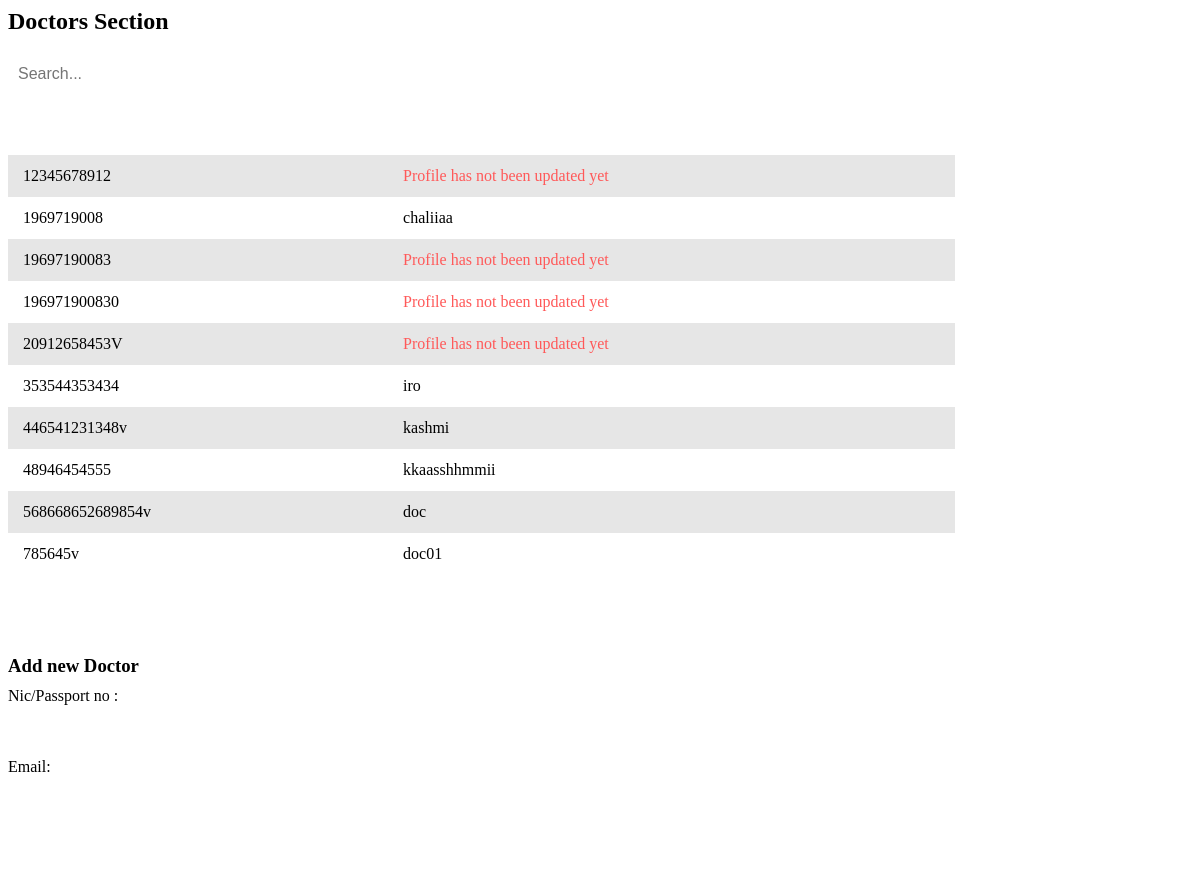
The page /admin/doctor.php on the database its author committed.
### tables this page shows
CREATE TABLE IF NOT EXISTS `registered_doctor` (
  `id_num` varchar(50) NOT NULL,
  `name` varchar(50) DEFAULT NULL,
  `email` varchar(50) DEFAULT NULL,
  `mobile` varchar(50) DEFAULT NULL,
  `password` varchar(200) DEFAULT NULL,
  `verification_code` varchar(50) DEFAULT NULL,
  `register_date` datetime DEFAULT NULL,
  `status` int DEFAULT '1',
  `age` int DEFAULT NULL,
  `address` text,
  `image` varchar(100) DEFAULT NULL,
  PRIMARY KEY (`id_num`) USING BTREE,
  KEY `FK_registered_doctor_ststus_type` (`status`),
  CONSTRAINT `FK_registered_doctor_ststus_type` FOREIGN KEY (`status`) REFERENCES `status_type` (`id`)
);

### connection.php (called while the page is built, shortened)
<?php
class Database
{
    public static $connection;
    public static function SetUpConnection()
    {
        if (!isset(Database::$connection)) {
            Database::$connection = new mysqli("localhost", "root", "Chalithac*#3031", "healthcare", "3306");
        }
    }
    public static function search($q)
    {
        return Database::$connection->query($q);
    }
}

### admin/doctor.php (the view, shortened to what this page needs)
<head>
</head>
<?php
require_once "../connection.php";
$docResultSet = Database::search("SELECT  `id_num` , `name` FROM `registered_doctor`");
$docResult = $docResultSet->fetch_all(MYSQLI_ASSOC);
?>
<h2 class="content-title">Doctors Section</h2>
<input type="text" id="searchBar" placeholder="Search..." onkeyup="filterTable()">
<table id="dataTable">
    <thead>
        <tr>
            <th>ID</th>
            <th>Name</th>
        </tr>
    </thead>
    <tbody>
        <?php
        foreach ($docResult as $key => $value) {
        ?>
            <tr onclick="window.location.href='employee-profile.php?id_num=<?php echo $value['id_num'] ?>&tname=registered_doctor'">
                <?php
                if ($value['name'] != 'none') {
                ?>
                    <td><?php echo $value['id_num'] ?></td>
                    <?php
                    if (empty($value['name'])) {
                    ?>
                        <td style="color: #ff5959;">Profile has not been updated yet</td>
                    <?php
                    } else {
                    ?>
                        <td><?php echo $value["name"] ?></td>
                    <?php
                    }
                    ?>
            </tr>
    <?php
                }
            }
    ?>
    </tbody>
</table>
<div class="email-form-container">
    <h3>Add new Doctor</h3>
    <div class="emailForm" id="emailForm">
        <div class="form-group">
            <label for="nic">Nic/Passport no :</label>
            <input type="text" id="nic" name="nic" required>
        </div>
        <div class="form-group">
            <label for="email">Email:</label>
            <input type="email" id="email" name="email" required>
        </div>
        <button onclick="sendemail()" type="submit">Send</button>
    </div>
</div>

### admin/doctor.php (style rules this page uses)
#searchBar { width: 30%; min-width: 200px; padding: 10px; margin-bottom: 20px; border: 1px solid var(--medium-gray); border-radius: 5px; font-size: 16px; outline: none; }
table { width: 80%; border-collapse: collapse; }
th, td { padding: 12px 15px; border: 1px solid var(--medium-gray); text-align: left; }
th { background-color: var(--base-color); color: white; }
#dataTable { max-height: 500px; overflow-y: auto; }
tbody tr { cursor: pointer; }
tbody tr:nth-child(even) { background-color: #e6e6e6; }
.email-form-container { margin-top: 80px; max-width: 500px; }
.email-form-container h3 { color: var(--base-color); margin-bottom: 10px; }
.emailForm { display: flex; flex-direction: column; gap: 15px; }
.emailForm label { margin-bottom: 5px; color: var(--dark-gray); }
.emailForm input, .emailForm textarea { width: 100%; padding: 10px; border: 1px solid var(--medium-gray); border-radius: 5px; font-size: 1em; color: var(--dark-gray); background-color: #FFFFFF; transition: border-color 0.3s; }
.emailForm button { padding: 10px 15px; background-color: var(--base-color); border: none; border-radius: 5px; color: #FFFFFF; font-size: 1em; cursor: pointer; transition: background-color 0.3s; }

### rows shown on the page
registered_doctor: id_num "12345678912", shows "Profile has not been updated yet"
registered_doctor: id_num "1969719008", name "chaliiaa"
registered_doctor: id_num "19697190083", shows "Profile has not been updated yet"
registered_doctor: id_num "196971900830", shows "Profile has not been updated yet"
registered_doctor: id_num "20912658453V", shows "Profile has not been updated yet"
registered_doctor: id_num "353544353434", name "iro"
registered_doctor: id_num "446541231348v", name "kashmi"
registered_doctor: id_num "48946454555", name "kkaasshhmmii"
registered_doctor: id_num "568668652689854v", name "doc"
registered_doctor: id_num "785645v", name "doc01"
